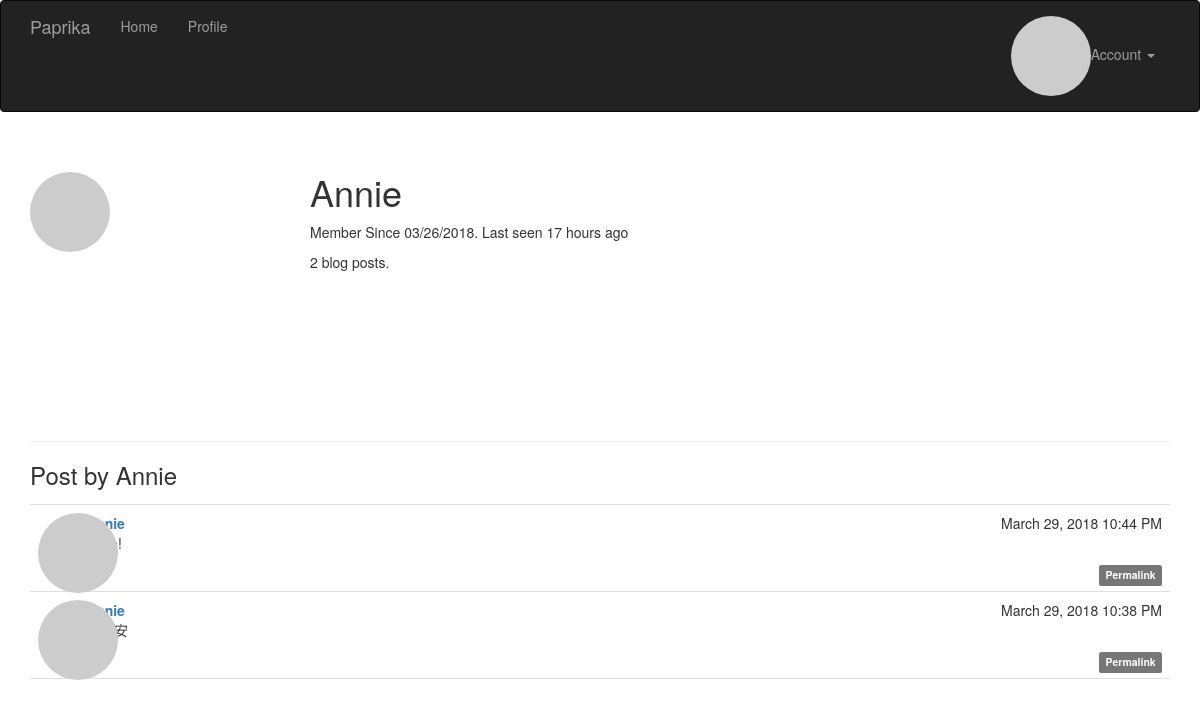
Screenshot of /user/Annie (signed in) with the database file from the repository.
### app/models.py (models this page shows, shortened)
class User(UserMixin, db.Model):
    __tablename__ = 'users'
    id = db.Column(db.Integer, primary_key=True)
    email = db.Column(db.String(64), unique=True, index=True)
    username = db.Column(db.String(64), unique=True, index=True)
    role_id = db.Column(db.Integer, db.ForeignKey('roles.id'))
    password_hash = db.Column(db.String(128))
    confirmed = db.Column(db.Boolean, default=False)
    name = db.Column(db.String(64))
    location = db.Column(db.String(64))
    about_me = db.Column(db.Text())
    member_since = db.Column(db.DateTime(), default=datetime.now)
    last_seen = db.Column(db.DateTime(), default=datetime.now)
    avatar_hash = db.Column(db.String(32))
    posts = db.relationship('Post', backref='author', lazy='dynamic')
    @property
    def password(self):
        raise AttributeError('password is not a readable attribute')
    def can(self, permissions):
        return self.role is not None and self.role.has_permission(permissions)
    def is_admin(self):
        return self.can(Permission.ADMINISTER)
    def ping(self):
        self.last_seen = datetime.now()
        db.session.add(self)
    def gravatar(self, size=100, default='identicon', rating='g'):
        if request.is_secure:
            url = 'https://secure.gravatar.com/avatar'
        else:
            url = 'https://www.gravatar.com/avatar'
        hash = self.avatar_hash or hashlib.md5(self.email.encode('utf-8')).hexdigest()
        return '{url}/{hash}?s={size}&d={default}&r={rating}'.format(
            url=url, hash=hash, size=size, default=default, rating=rating)

class Post(db.Model):
    __tablename__ = 'posts'
    id = db.Column(db.Integer, primary_key=True)
    body = db.Column(db.Text)
    timestamp = db.Column(db.DateTime, index=True, default=datetime.now)
    author_id = db.Column(db.Integer, db.ForeignKey('users.id'))
    body_html = db.Column(db.Text)

### app/main/views.py (the view)
@main.route('/user/<username>')
def user(username):
    user = User.query.filter_by(username=username).first()
    if user is None:
        abort(404)
    posts = user.posts.order_by(Post.timestamp.desc()).all()
    return render_template('user.html', user=user, posts=posts)

### app/auth/views.py (called while the page is built)
@auth.before_app_request
def before_request():
    if current_user.is_authenticated:
        current_user.ping()
        if  not current_user.confirmed \
                and request.endpoint \
                and request.blueprint != 'auth' \
                and request.endpoint != 'static':
            return redirect(url_for('auth.unconfirmed'))

### app/main/__init__.py (called while the page is built)
@main.app_context_processor
def inject_permission():
    return dict(Permission=Permission)

### app/models.py (called while the page is built)
@login_manager.user_loader
def load_user(user_id):
    return User.query.get(int(user_id))

    def has_permission(self, perm):
        return self.permissions & perm == perm

### app/templates/user.html (shortened to what this page needs)
{% extends "base.html" %}
{% block page_content %}
<div class="page-header">
	<img class="img-circle profile-thumbnail" src="{{ user.gravatar(size=256) }}">
	<div class="profile-header">
		<h1>{{ user.username }}</h1>
		<p>
			Member Since {{ moment(user.member_since).format("L") }}.
			Last seen {{ moment(user.last_seen).fromNow() }}
		</p>
		<p>{{ user.posts.count() }} blog posts.</p>
	   </div>
</div>
<h3>Post by {{ user.username }}</h3>
{% include '_posts.html' %}
{% endblock %}

### app/templates/base.html (shortened to what this page needs)
{% extends "bootstrap/base.html" %}
{% block head %}
{{ super() }}
<link rel="stylesheet" type="text/css" href="{{ url_for('static', filename='styles.css') }}">
{% endblock %}
{% block navbar %}
<div class="navbar navbar-inverse" role="navigation">
    <div class="container">
        <div class="navbar-header">
            <a class="navbar-brand" href="{{ url_for('main.index') }}">Paprika</a>
        </div>
        <div class="navbar-collapse collapse">
            <ul class="nav navbar-nav">
                <li><a href="{{ url_for('main.index') }}">Home</a></li>
                {% if current_user.is_authenticated %}
                <li><a href="{{ url_for('main.user', username=current_user.username) }}">Profile</a></li>
                {% endif %}
            </ul>
            <ul class="nav navbar-nav navbar-right">
                {% if current_user.is_authenticated %}
                <li class="dropdown">
                    <a href="#" class="dropdown-toggle" data-toggle="dropdown">
                        <img class="img img-circle"src="{{ current_user.gravatar(size=18) }}">Account <b class="caret"></b></a>
                </li>
                {% else %}
                <li><a href="{{ url_for('auth.login') }}">Log In</a></li>
                {% endif %}
            </ul>
        </div>
    </div>
</div>
{% endblock %}
{% block content %}
<div class="container">
    {% block page_content %}{% endblock %}
</div>
{% endblock %}

### app/templates/_posts.html (shortened to what this page needs)
<ul class="posts">
    {% for post in posts %}
    <li class="post">
        <div class="post-thumbnail">
            <a href="{{ url_for('.user', username=post.author.username) }}">
                <img class="img-circle profile-thumbnail" src="{{ post.author.gravatar(size=40) }}">
            </a>
        </div>
        <div class="post-content">
            <div class="post-date">{{ moment(post.timestamp).format("LLL") }}</div>
            <div class="post-author"><a href="{{ url_for('.user', username=post.author.username) }}">{{ post.author.username }}</a></div>
            <div class="post-body">
                {% if post.body_html %}
                    {{ post.body_html | safe}}
                {% else %}
                    {{ post.body }}
                {% endif %}
            </div>
            <div class="post-footer">
                <a href="{{ url_for('.post', id=post.id) }}">
                    <span class="label label-default">Permalink</span>
                </a>
            </div>
        </div>
    </li>
    {% endfor %}
</ul>

### app/static/styles.css (style rules this page uses)
.profile-thumbnail { position: absolute; }
.profile-header { min-height: 260px; margin-left: 280px; }
ul.posts { list-style-type: none; padding: 0px; margin: 16px 0px 0px 0px; border-top: 1px solid #e0e0e0; }
ul.posts li.post { padding: 8px; border-bottom: 1px solid #e0e0e0; }
div.post-date { float: right; }
div.post-author { font-weight: bold; }
div.post-thumbnail { position: absolute; }
div.post-content { margin-left: 48px; min-height: 48px; }
div.post-footer { text-align: right; }

### app/templates/_posts.html (style rules this page uses)
div.post-footer { text-align: right; }

### rows the page displays
User: username "Annie", member_since "03/26/2018", last_seen "17 hours ago"
Post: timestamp "March 29, 2018 10:44 PM"
Post: timestamp "March 29, 2018 10:38 PM"

### other values shown
{{ user.posts.count() }} "2"
